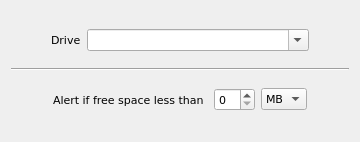
<?xml version="1.0" encoding="UTF-8"?>
<ui version="4.0">
 <class>DriveSpaceSimpleWidget</class>
 <widget class="QWidget" name="DriveSpaceSimpleWidget">
  <property name="geometry">
   <rect>
    <x>0</x>
    <y>0</y>
    <width>360</width>
    <height>142</height>
   </rect>
  </property>
  <property name="font">
   <font>
    <family>DejaVu Sans</family>
    <pointsize>8</pointsize>
   </font>
  </property>
  <property name="windowTitle">
   <string>Free Disk Space</string>
  </property>
  <property name="toolTip">
   <string>Free Disk Space</string>
  </property>
  <property name="statusTip">
   <string>Free Disk Space</string>
  </property>
  <property name="locale">
   <locale language="English" country="UnitedStates"/>
  </property>
  <layout class="QVBoxLayout" name="verticalLayout">
   <property name="topMargin">
    <number>18</number>
   </property>
   <property name="bottomMargin">
    <number>18</number>
   </property>
   <item>
    <layout class="QHBoxLayout" name="horizontalLayout_3">
     <item>
      <spacer name="horizontalSpacer">
       <property name="orientation">
        <enum>Qt::Horizontal</enum>
       </property>
       <property name="sizeType">
        <enum>QSizePolicy::Preferred</enum>
       </property>
       <property name="sizeHint" stdset="0">
        <size>
         <width>40</width>
         <height>20</height>
        </size>
       </property>
      </spacer>
     </item>
     <item>
      <widget class="QLabel" name="lblDrive">
       <property name="text">
        <string>Drive</string>
       </property>
      </widget>
     </item>
     <item>
      <widget class="QComboBox" name="cmbDrive">
       <property name="sizePolicy">
        <sizepolicy hsizetype="Expanding" vsizetype="Fixed">
         <horstretch>0</horstretch>
         <verstretch>0</verstretch>
        </sizepolicy>
       </property>
       <property name="editable">
        <bool>true</bool>
       </property>
      </widget>
     </item>
     <item>
      <spacer name="horizontalSpacer_2">
       <property name="orientation">
        <enum>Qt::Horizontal</enum>
       </property>
       <property name="sizeType">
        <enum>QSizePolicy::Preferred</enum>
       </property>
       <property name="sizeHint" stdset="0">
        <size>
         <width>40</width>
         <height>20</height>
        </size>
       </property>
      </spacer>
     </item>
    </layout>
   </item>
   <item>
    <widget class="Line" name="Bevel3_4">
     <property name="orientation">
      <enum>Qt::Horizontal</enum>
     </property>
    </widget>
   </item>
   <item>
    <layout class="QHBoxLayout" name="horizontalLayout_4">
     <item>
      <spacer name="horizontalSpacer_3">
       <property name="orientation">
        <enum>Qt::Horizontal</enum>
       </property>
       <property name="sizeHint" stdset="0">
        <size>
         <width>40</width>
         <height>20</height>
        </size>
       </property>
      </spacer>
     </item>
     <item>
      <widget class="QLabel" name="lblMinFreeSpace">
       <property name="text">
        <string>Alert if free space less than </string>
       </property>
       <property name="buddy">
        <cstring>spinMinFreeSpace</cstring>
       </property>
      </widget>
     </item>
     <item>
      <widget class="QSpinBox" name="spinMinFreeSpace"/>
     </item>
     <item>
      <widget class="QComboBox" name="cmbDimension">
       <property name="currentText">
        <string>MB</string>
       </property>
       <property name="currentIndex">
        <number>1</number>
       </property>
       <item>
        <property name="text">
         <string>KB</string>
        </property>
       </item>
       <item>
        <property name="text">
         <string>MB</string>
        </property>
       </item>
       <item>
        <property name="text">
         <string>GB</string>
        </property>
       </item>
       <item>
        <property name="text">
         <string>TB</string>
        </property>
       </item>
       <item>
        <property name="text">
         <string>%</string>
        </property>
       </item>
      </widget>
     </item>
     <item>
      <spacer name="horizontalSpacer_4">
       <property name="orientation">
        <enum>Qt::Horizontal</enum>
       </property>
       <property name="sizeHint" stdset="0">
        <size>
         <width>40</width>
         <height>20</height>
        </size>
       </property>
      </spacer>
     </item>
    </layout>
   </item>
  </layout>
 </widget>
 <resources/>
 <connections/>
</ui>
